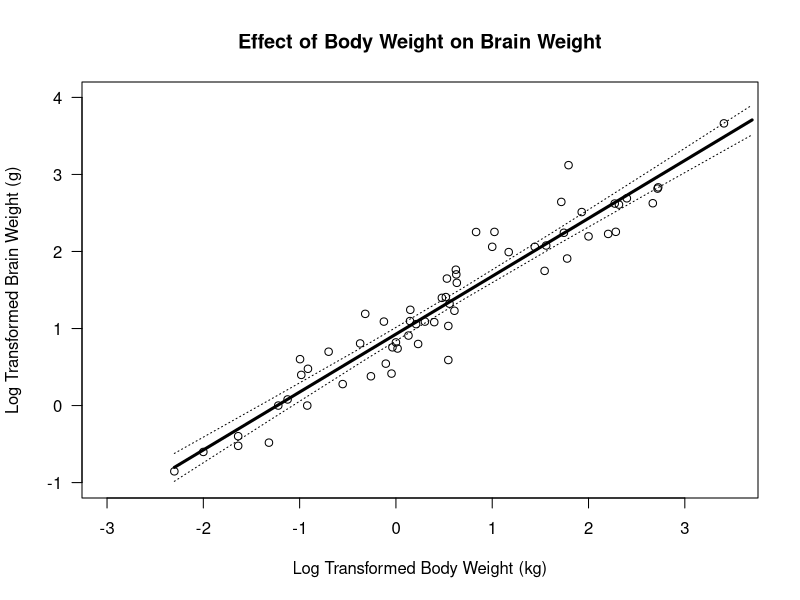

Generate this figure with R:
#------------------------------------------------------------------------------#
# Assignment: 5 April R Homework                                               #
# Author: Dylan Oh                                                             #
# Date Created: 2 April 2018                                                   #
#------------------------------------------------------------------------------#

# Importing data
data <- read.csv('Mammals_BrainBody_weight.csv')

#------------------------------------------------------------------------------#
#                           Calculating Linear Model                           #
#------------------------------------------------------------------------------#
# Creating predictor and response variables from data
predictor <- data$log10_body_weight_kg
response <- data$log10_brain_weight_g

# Invoking the linear model
model <- lm(response ~ predictor)

# Showing summary of the linear model results
model_data <- summary(model)

# Creating new x vector that extends the range of predictor
new_x <- seq(
    min(predictor),
    max(predictor)
)

# Extracting coefficients
b0 <- summary(model)$coeff[1,1]
b1 <- summary(model)$coeff[2,1]

# Calculating the predicted values of y
predicted_y <- b0 + b1 * new_x

# Generating the confidence interval for the predicted values
predicted <- predict(
    model,
    newdata = data.frame(predictor = new_x),
    interval = 'confidence'
)


#------------------------------------------------------------------------------#
#                           Calculating Linear Model                           #
#------------------------------------------------------------------------------#
# Plotting the data points in a scatter plot
plot(
    x = predictor,
    y = response,
    xlim = c(-3,3.5),
    ylim = c(-1,4),
    main = 'Effect of Body Weight on Brain Weight',
    xlab = 'Log Transformed Body Weight (kg)',
    ylab = 'Log Transformed Brain Weight (g)',
    las = 1
)

# Plotting a line representing the predicted values of y
lines(
    new_x,
    predicted_y,
    lwd = 3
)

# Plotting the lower confidence interval
lines(
    new_x,
    predicted[ ,2],
    lty = 3
)

# Plotting the upper confidence interval
lines(
    new_x,
    predicted[ ,3],
    lty = 3
)


#------------------------------------------------------------------------------#
#                                   Rubric                                     #
#------------------------------------------------------------------------------#
#-------------------------------------------------------------------------------
# 1. Load the data                                                      | YES  |
#-----------------------------------------------------------------------|------|
# 2. Plot Data with Appropriate Axes Labels                             | YES  |
#-----------------------------------------------------------------------|------|
# 3. Construct a Linear Model and Get Summary of Data                   | YES  |
#-----------------------------------------------------------------------|------|
# 4. Use Linear Model to Show Predicted Mean Values of y                | YES  |
#-----------------------------------------------------------------------|------|
# 5. Use the Model to Generate the 95% Confidence Intervals             | YES  |
#-----------------------------------------------------------------------|------|
# 6. Graph is Submitted to Canvas                                       | YES  |
#-----------------------------------------------------------------------|------|
# 7. R Script is Submitted to Canvas                                    | YES  |
#-----------------------------------------------------------------------|------|
# 8. Script Includes Name on the First Line                             | YES  |
#-------------------------------------------------------------------------------
